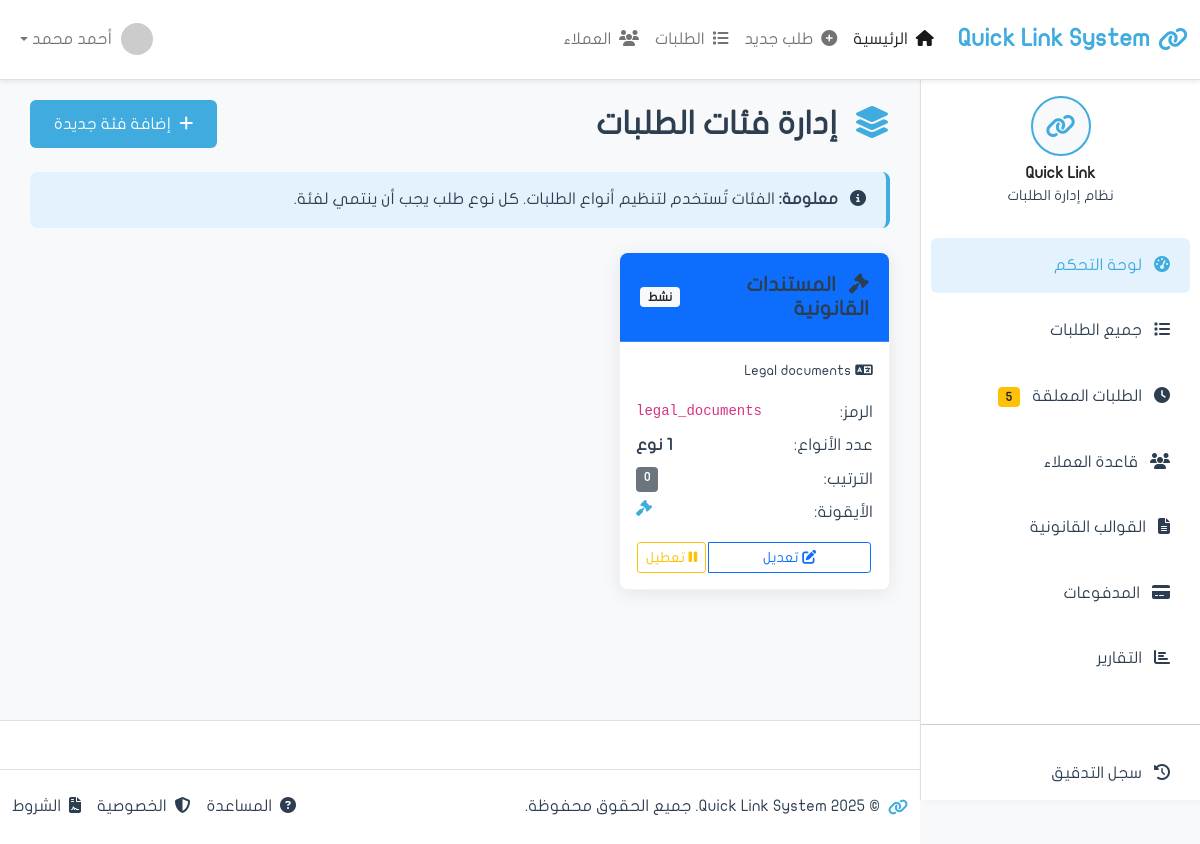
The page /requests/categories/ on the database as committed earlier.
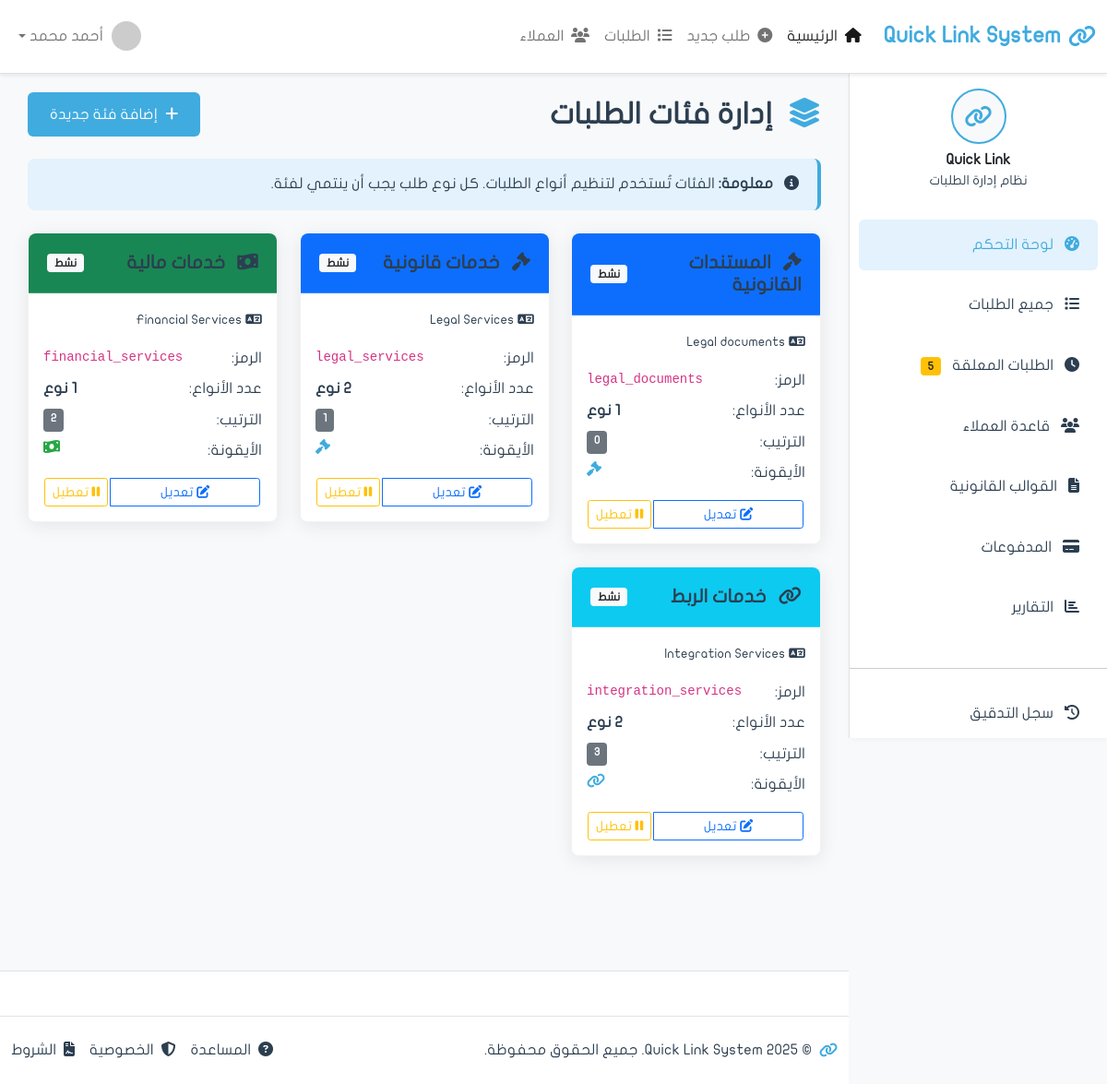
The same page on the database as committed later.
### apps/requests/models.py (models this page shows, shortened)
class RequestCategory(models.Model):
    name_arabic = models.CharField('الاسم بالعربية', max_length=100)
    name_english = models.CharField('الاسم بالإنجليزية', max_length=100, blank=True)
    code = models.CharField('الرمز', max_length=50, unique=True, editable=False)
    icon = models.CharField('الأيقونة', max_length=50, blank=True, default='',
                           help_text='مثال: fa-file-alt (اختياري)')
    color = models.CharField('اللون', max_length=20, default='primary',
                            choices=[
                                ('primary', 'أزرق'),
                                ('success', 'أخضر'),
                                ('warning', 'أصفر'),
                                ('info', 'سماوي'),
                                ('danger', 'أحمر'),
                                ('secondary', 'رمادي'),
                            ])
    display_order = models.IntegerField('ترتيب العرض', default=0)
    is_active = models.BooleanField('نشط', default=True)
    created_at = models.DateTimeField('تاريخ الإنشاء', auto_now_add=True)
    updated_at = models.DateTimeField('آخر تحديث', auto_now=True)
    class Meta:
        verbose_name = 'فئة'
        verbose_name_plural = 'الفئات'
        ordering = ['display_order', 'name_arabic']

### apps/requests/views.py (the view)
# urls.py: path('requests/categories/', views.categories_list, name='categories_list'),
def categories_list(request):
    from apps.requests.models import RequestCategory
    categories = RequestCategory.objects.all().order_by('display_order', 'name_arabic')
    context = {
        'page_title': 'إدارة فئات الطلبات',
        'categories': categories,
    }
    return render(request, 'requests/categories_list.html', context)

### apps/requests/templates/requests/categories_list.html (shortened to what the changed rows need)
{% extends 'base.html' %}
{% load static %}
{% block content %}
            <div class="d-flex justify-content-between align-items-center mb-4">
                <h2 class="mb-0">
                    <i class="fas fa-layer-group me-2 text-primary"></i>
                    إدارة فئات الطلبات
                </h2>
            </div>
            <div class="row">
                {% if categories %}
                    {% for category in categories %}
                <div class="col-lg-4 col-md-6 mb-4">
                    <div class="card shadow-custom">
                        <div class="card-header bg-{{ category.color }} text-white">
                            <div class="d-flex justify-content-between align-items-center">
                                <h5 class="mb-0">
                                    {% if category.icon %}
                                    <i class="fas {{ category.icon }} me-2"></i>
                                    {% endif %}
                                    {{ category.name_arabic }}
                                </h5>
                                {% if category.is_active %}
                                <span class="badge bg-light text-dark">نشط</span>
                                {% else %}
                                <span class="badge bg-secondary">معطل</span>
                                {% endif %}
                            </div>
                        </div>
                        <div class="card-body">
                            {% if category.name_english %}
                            <p class="text-muted mb-3">
                                <small><i class="fas fa-language me-1"></i>{{ category.name_english }}</small>
                            </p>
                            {% endif %}
                            <div class="mb-3">
                                <div class="d-flex justify-content-between mb-2">
                                    <span class="text-muted">الرمز:</span>
                                    <code>{{ category.code }}</code>
                                </div>
                                <div class="d-flex justify-content-between mb-2">
                                    <span class="text-muted">عدد الأنواع:</span>
                                    <strong>{{ category.request_types.count }} نوع</strong>
                                </div>
                                <div class="d-flex justify-content-between mb-2">
                                    <span class="text-muted">الترتيب:</span>
                                    <span class="badge bg-secondary">{{ category.display_order }}</span>
                                </div>
                                <div class="d-flex justify-content-between">
                                    <span class="text-muted">الأيقونة:</span>
                                    {% if category.icon %}
                                    <i class="fas {{ category.icon }} text-{{ category.color }}"></i>
                                    {% else %}
                                    <span class="text-muted">بدون</span>
                                    {% endif %}
                                </div>
                            </div>
                            <div class="btn-group w-100" role="group">
                                <a href="{% url 'requests:category_edit' category.id %}" class="btn btn-outline-primary btn-sm">
                                    <i class="fas fa-edit"></i>
                                    تعديل
                                </a>
                                {% if category.is_active %}
                                <form method="post" action="{% url 'requests:category_toggle' category.id %}" class="d-inline">
                                    <button type="submit" class="btn btn-outline-warning btn-sm">
                                        <i class="fas fa-pause"></i>
                                        تعطيل
                                    </button>
                                </form>
                                {% endif %}
                            </div>
                        </div>
                    </div>
                </div>
                    {% endfor %}
                {% endif %}
            </div>
{% endblock content %}

Rows that differ between the two databases and show on the page:
added RequestCategory: name_arabic "خدمات قانونية", is_active "نشط", name_english "Legal Services", code "legal_services", display_order "1"
added RequestCategory: name_arabic "خدمات مالية", is_active "نشط", name_english "Financial Services", code "financial_services", display_order "2", color "success" (drawn)
added RequestCategory: name_arabic "خدمات الربط", is_active "نشط", name_english "Integration Services", code "integration_services", display_order "3", color "info" (drawn)
